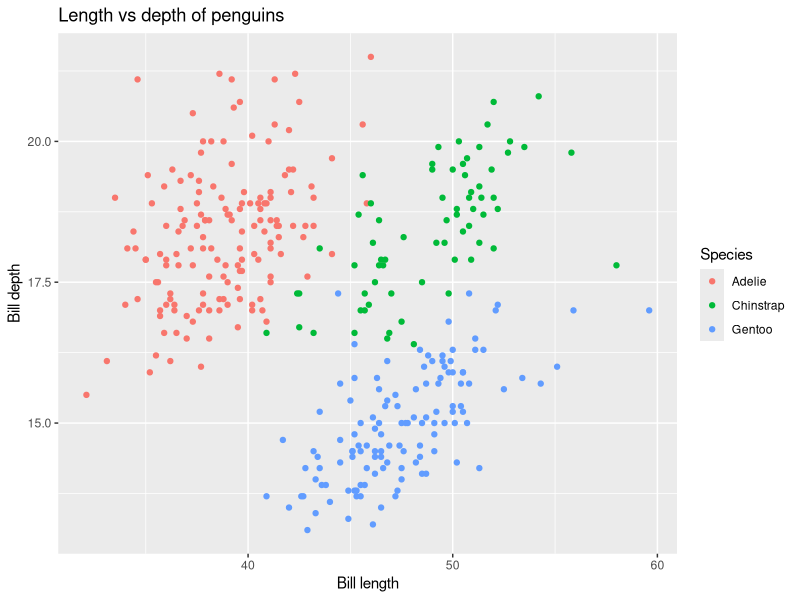

This figure's R source:
library(ggplot2)
library(palmerpenguins)

ggplot(penguins, aes(x=bill_length_mm, y = bill_depth_mm, colour = species)) + geom_point() + labs(x="Bill length", y="Bill depth", colour="Species") + ggtitle("Length vs depth of penguins")